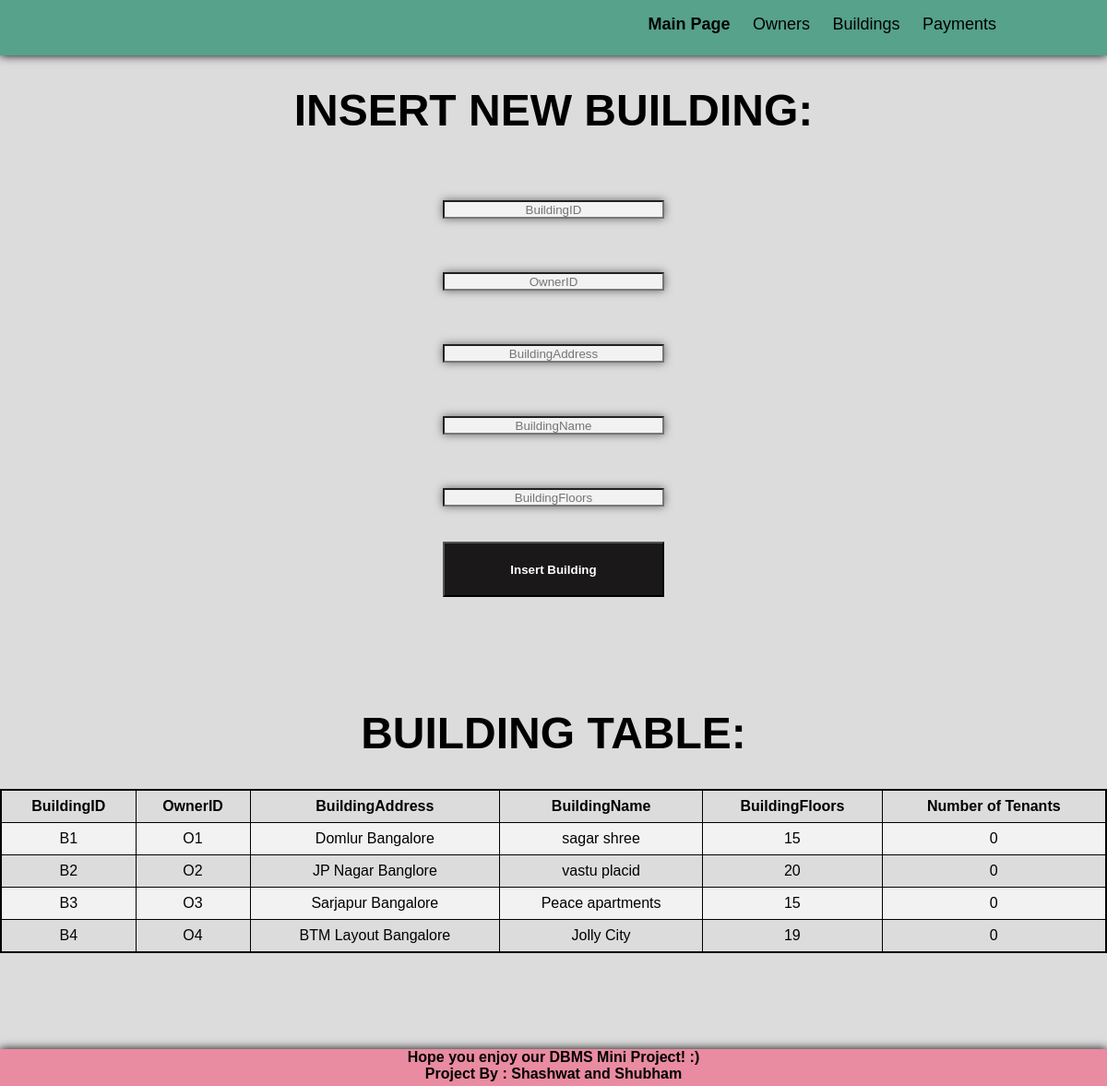
Page /buildings.php on the committed database.
### tables this page shows
CREATE TABLE BUILDING
(
BuildingID VARCHAR(3),
OwnerID VARCHAR(3),
BuildingAddress VARCHAR(25),
BuildingName VARCHAR(20),
BuildingFloors INTEGER(3),
Tenants INTEGER(3),
PRIMARY KEY(BuildingID),
FOREIGN KEY(OwnerID) REFERENCES OWNER(OwnerID) ON DELETE CASCADE
);

### buildings.php (the view)
<?php
require_once 'includes/owner_head.php'
 ?><div>
   <h1>Insert New Building:</h1><br>
 <form action="buildinginsert.php" method="post">
   <input type="text" name="BuildingID" placeholder="BuildingID"><br>
   <input type="text" name="OwnerID" placeholder="OwnerID"><br>
   <input type="text" name="BuildingAddress" placeholder="BuildingAddress"><br>
   <input type="text" name="BuildingName" placeholder="BuildingName"><br>
   <input type="text" name="BuildingFloors" placeholder="BuildingFloors"><br>
   <button type="submit"><strong>Insert Building</strong></button>
 </form>
<br><br><br><br>
 <h1>Building Table:</h1>
  <?php
  $sql = "SELECT * FROM `building`";
  $result = mysqli_query($conn, $sql);
  $rowCount = mysqli_num_rows($result);
  if ($rowCount>0)
  {
    echo "<center><table>";
    echo "<tr>
    <td>
    <strong>BuildingID</strong>
    </td>
    <td>
    <strong>OwnerID</strong>
    </td>
    <td>
    <strong>BuildingAddress</strong>
    </td>
    <td>
    <strong>BuildingName</strong>
    </td>
    <td>
    <strong>BuildingFloors</strong>
    </td>
    <td>
    <strong>Number of Tenants</strong>
    </td>
    </tr>";
    while ($row = mysqli_fetch_assoc($result))
    {
      echo "<tr>";
      echo "<td>".$row['BuildingID'] ."</td>";
      echo "<td>".$row['OwnerID'] ."</td>";
      echo "<td>".$row['BuildingAddress']."</td>";
      echo "<td>".$row['BuildingName']."</td>";
      echo "<td>".$row['BuildingFloors']."</td>";
      echo "<td>".$row['Tenants']."</td>";
      echo "</tr>";
    }
    echo "</table></center><br>";
  }
else {
  echo 'No Results Found';
}
   ?>
</div>
<?php
require_once 'includes/footer.php'
 ?>

### style.css (style rules this page uses)
html { width: 100%; height: 100%; font-family: Helvetica,Arial, sans-serif; }
body { padding: 0; margin: 0; background-color: #dcdcdc; }
h1 { text-transform: uppercase; font-size: 48px; }
div { width: 100%; margin: 0 auto; text-align: center; }
input { display: block; margin: 20px auto; text-align: center; box-shadow: 0 0 10px #666; width: 240px; height: 20px; background: #f2f2f2; }
button { width: 240px; height: 60px; background-color: #1a1819; color: #ffffff; }
table { border: 2px solid; }
table tr td { border: 0.5px solid; text-align: center; }
table { font-family: Arial, Helvetica, sans-serif; border-collapse: collapse; width: 100%; }
table td, table th { border: 1px solid #ddd; padding: 8px; }
table tr:nth-child(even) { background-color: #f2f2f2; }

### rows in the picture
building: BuildingID "B1", OwnerID "O1", BuildingAddress "Domlur Bangalore", BuildingName "sagar shree", BuildingFloors "15", Tenants "0"
building: BuildingID "B2", OwnerID "O2", BuildingAddress "JP Nagar Banglore", BuildingName "vastu placid", BuildingFloors "20", Tenants "0"
building: BuildingID "B3", OwnerID "O3", BuildingAddress "Sarjapur Bangalore", BuildingName "Peace apartments", BuildingFloors "15", Tenants "0"
building: BuildingID "B4", OwnerID "O4", BuildingAddress "BTM Layout Bangalore", BuildingName "Jolly City", BuildingFloors "19", Tenants "0"
